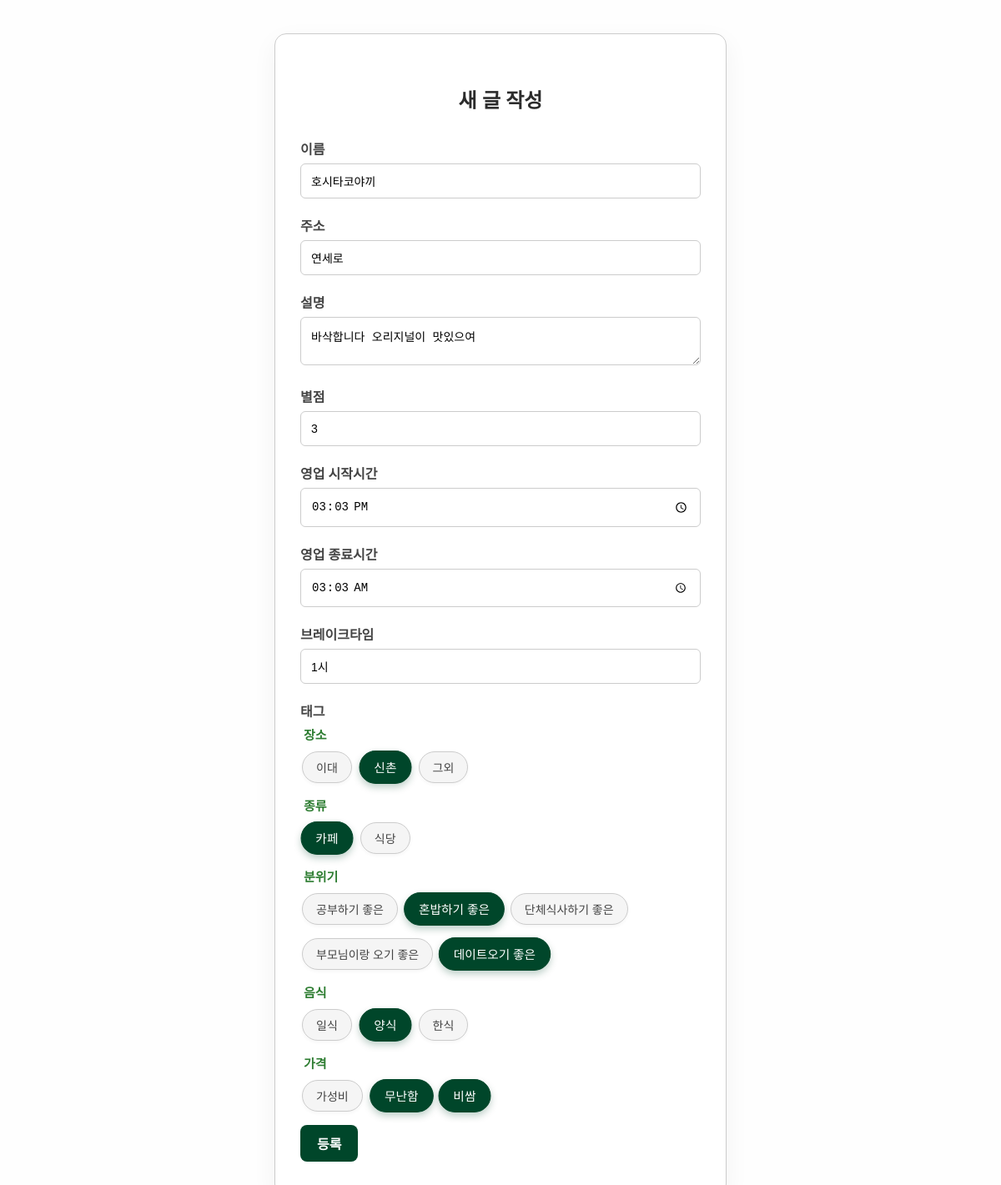
The page /3/edit on the database its author committed.
### helloSecurity/models/models.py (models this page shows)
class Restaurant(db.Model):
    id = db.Column(db.Integer, primary_key=True)
    name = db.Column(db.String(100), nullable=False)
    address = db.Column(db.String(200))
    description = db.Column(db.Text)
    rating = db.Column(db.Integer)
    start_hour = db.Column(db.Time)
    end_hour = db.Column(db.Time)
    break_time = db.Column(db.String(30))
    tags = db.relationship("RestaurantTag",
                       backref="restaurant",
                       cascade="all, delete-orphan")

class TagCategory(db.Model):
    __tablename__ = "tag_categories"
    id   = db.Column(db.Integer, primary_key=True)
    name = db.Column(db.String(50), unique=True, nullable=False)
    tags = db.relationship("Tag",
                            backref="category",
                            cascade="all, delete-orphan")

class Tag(db.Model):
    id = db.Column(db.Integer, primary_key=True)
    name = db.Column(db.String(50), nullable=False)
    category_id = db.Column(db.Integer,
                            db.ForeignKey("tag_categories.id"),
                            nullable=False)

### helloSecurity/routes/restaurant.py (the view, shortened to what this page needs)
@bp.route("/<int:r_id>/edit", methods=["GET", "POST"])
def edit(r_id):
    r = Restaurant.query.get_or_404(r_id)
    categories = TagCategory.query.order_by(TagCategory.id).all()
    attached = {rel.tag_id for rel in r.tags} # 수정 폼에 미리 체크되어있음
    return render_template("restaurants/create.html",
                           restaurant=r,
                           categories=categories,
                           attached=attached)

### helloSecurity/templates/restaurants/create.html (shortened to what this page needs)
<!DOCTYPE html>
<html lang="ko">
<head>
  <link href="../../static/css/style.css" rel="stylesheet" />
</head>
<body>
  <form class="form-container" method="post">
    <h2>새 글 작성</h2>
    <label>이름</label>
    <input name="name" value="{{ restaurant.name if restaurant else '' }}"><br>
    <label>주소</label>
    <input name="address" value="{{ restaurant.address if restaurant else '' }}"><br>
    <label>설명</label>
    <textarea name="description">{{ restaurant.description if restaurant else '' }}</textarea><br>
    <label>별점</label>
    <input name="rating" value="{{restaurant.rating if restaurant else ''}}">
    <label>영업 시작시간</label>
    <input name="start_hour" type="time" value="{{restaurant.start_hour if restaurant else ''}}">
    <label>영업 종료시간</label>
    <input name="end_hour" type="time" value="{{restaurant.end_hour if restaurant else ''}}">
    <label>브레이크타임</label>
    <input name="breaktime" value="{{restaurant.break_time if restaurant else ''}}">
    <label>태그</label>
  {% for cat in categories %}
  <fieldset>
    <legend>{{ cat.name }}</legend>
    <div class="tag-checkbox-group">
      {% for tag in cat.tags %}
        <div class="tag-checkbox">
          <label for="tag-{{ tag.id }}">{{ tag.name }}</label>
        </div>
      {% endfor %}
    </div>
  </fieldset>
{% endfor %}
    <button id="submit-btn" class="btn" type="submit">등록</button>
</form>
</body>
</html>

### helloSecurity/static/css/style.css (style rules this page uses)
body { font-family: 'Pretendard', 'Segoe UI', sans-serif; margin: 40px; background-color: #fefefe; color: #333; }
.btn { background-color: #00462a; color: #fff; padding: 10px 20px; border: none; border-radius: 8px; font-weight: bold; cursor: pointer; width: 100%; transition: background-color 0.2s ease; width:auto; font-size:1em; text-decoration: none; }
.form-container { max-width: 480px; margin: 0 auto; padding: 40px 30px; border: 1px solid #ccc; border-radius: 14px; background: #fff; box-shadow: 0 10px 30px rgba(0,0,0,0.05); }
h2 { text-align: center; margin-bottom: 30px; color: #2c2c2c; }
label { display: block; margin-bottom: 6px; font-weight: 600; color: #444; }
input, select, textarea { width: 100%; padding: 12px; margin-bottom: 20px; border: 1.5px solid #ccc; border-radius: 6px; font-size: 14px; box-sizing: border-box; transition: border-color 0.2s ease; }
fieldset { border: none; margin-bottom: 10px; padding: 0; }
legend { font-weight:600; font-size:15px; margin-bottom:10px; color:#2e7d32; }
.tag-checkbox-group { display:flex; flex-wrap:wrap; gap:10px; }
.tag-checkbox label { display:inline-block; padding:8px 16px; border:1.5px solid #ccc; border-radius:999px; background:#f5f5f5; color:#444; font-size:14px; font-weight:500; cursor:pointer; user-select:none; transition:all 0.25s ease; box-shadow:0 2px 4px rgba(0,0,0,0.04); }
.tag-checkbox input:checked+label { background:#00462a; color:#fff; border-color:#00462a; transform:scale(1.05); box-shadow:0 4px 8px rgba(0,70,42,0.25); }

### rows shown on the page
Restaurant: name "호시타코야끼", address "연세로", description "바삭합니다 오리지널이 맛있으여", rating "3", start_hour "15:03:00", end_hour "03:03:00", breaktime "1시"
TagCategory: name "장소"
Tag: name "이대"
Tag: name "신촌"
Tag: name "그외"
TagCategory: name "종류"
Tag: name "카페"
Tag: name "식당"
TagCategory: name "분위기"
Tag: name "공부하기 좋은"
Tag: name "혼밥하기 좋은"
Tag: name "단체식사하기 좋은"
Tag: name "부모님이랑 오기 좋은"
Tag: name "데이트오기 좋은"
TagCategory: name "음식"
Tag: name "일식"
Tag: name "양식"
Tag: name "한식"
TagCategory: name "가격"
Tag: name "가성비"
Tag: name "무난함"
Tag: name "비쌈"
